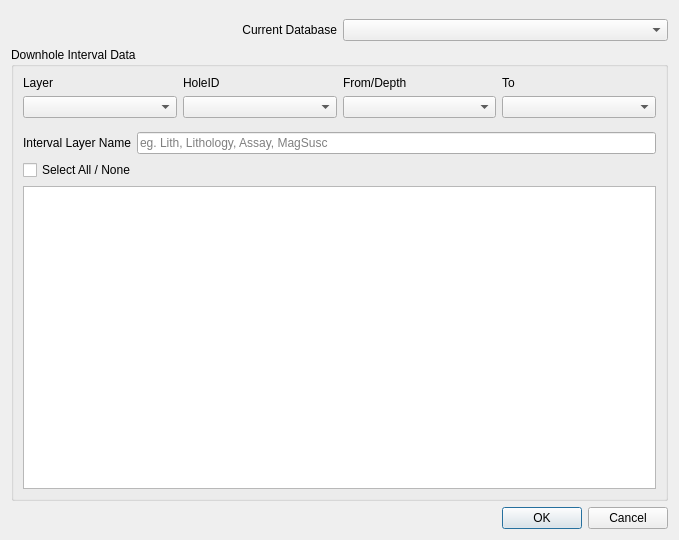
<?xml version="1.0" encoding="UTF-8"?>
<ui version="4.0">
 <class>downholeData_dialog</class>
 <widget class="QDialog" name="downholeData_dialog">
  <property name="geometry">
   <rect>
    <x>0</x>
    <y>0</y>
    <width>679</width>
    <height>540</height>
   </rect>
  </property>
  <property name="windowTitle">
   <string>Downhole Data</string>
  </property>
  <layout class="QVBoxLayout" name="verticalLayout">
   <item>
    <layout class="QHBoxLayout" name="horizontalLayout">
     <property name="topMargin">
      <number>8</number>
     </property>
     <item>
      <widget class="QLabel" name="label_2">
       <property name="text">
        <string>Current Database</string>
       </property>
       <property name="alignment">
        <set>Qt::AlignRight|Qt::AlignTrailing|Qt::AlignVCenter</set>
       </property>
      </widget>
     </item>
     <item>
      <widget class="QComboBox" name="cbCurrentDb"/>
     </item>
    </layout>
   </item>
   <item>
    <widget class="QGroupBox" name="groupDownhole">
     <property name="title">
      <string>Downhole Interval Data</string>
     </property>
     <layout class="QVBoxLayout" name="verticalLayout_3">
      <item>
       <layout class="QGridLayout" name="gridLayout">
        <property name="topMargin">
         <number>0</number>
        </property>
        <item row="0" column="2">
         <widget class="QLabel" name="label_5">
          <property name="text">
           <string>From/Depth</string>
          </property>
         </widget>
        </item>
        <item row="0" column="0">
         <widget class="QLabel" name="label_3">
          <property name="text">
           <string>Layer</string>
          </property>
         </widget>
        </item>
        <item row="0" column="1">
         <widget class="QLabel" name="label_4">
          <property name="text">
           <string>HoleID</string>
          </property>
         </widget>
        </item>
        <item row="0" column="3">
         <widget class="QLabel" name="label_6">
          <property name="text">
           <string>To</string>
          </property>
         </widget>
        </item>
        <item row="1" column="0">
         <widget class="QgsMapLayerComboBox" name="lbDataLayer">
          <property name="currentIndex">
           <number>-1</number>
          </property>
          <property name="allowEmptyLayer">
           <bool>true</bool>
          </property>
          <property name="showCrs">
           <bool>false</bool>
          </property>
         </widget>
        </item>
        <item row="1" column="1">
         <widget class="QgsFieldComboBox" name="fbDataId"/>
        </item>
        <item row="1" column="2">
         <widget class="QgsFieldComboBox" name="fbDataFrom"/>
        </item>
        <item row="1" column="3">
         <widget class="QgsFieldComboBox" name="fbDataTo">
          <property name="currentIndex">
           <number>-1</number>
          </property>
          <property name="allowEmptyFieldName">
           <bool>true</bool>
          </property>
         </widget>
        </item>
       </layout>
      </item>
      <item>
       <layout class="QHBoxLayout" name="horizontalLayout_2">
        <property name="topMargin">
         <number>8</number>
        </property>
        <item>
         <widget class="QLabel" name="label">
          <property name="text">
           <string>Interval Layer Name</string>
          </property>
         </widget>
        </item>
        <item>
         <widget class="QLineEdit" name="teSuffix">
          <property name="placeholderText">
           <string>eg. Lith, Lithology, Assay, MagSusc</string>
          </property>
         </widget>
        </item>
       </layout>
      </item>
      <item>
       <widget class="QCheckBox" name="checkSelectAll">
        <property name="text">
         <string>Select All / None</string>
        </property>
       </widget>
      </item>
      <item>
       <widget class="QListWidget" name="listFields"/>
      </item>
     </layout>
    </widget>
   </item>
   <item>
    <widget class="QDialogButtonBox" name="buttonBox">
     <property name="orientation">
      <enum>Qt::Horizontal</enum>
     </property>
     <property name="standardButtons">
      <set>QDialogButtonBox::Cancel|QDialogButtonBox::Ok</set>
     </property>
    </widget>
   </item>
  </layout>
 </widget>
 <customwidgets>
  <customwidget>
   <class>QgsFieldComboBox</class>
   <extends>QComboBox</extends>
   <header>qgsfieldcombobox.h</header>
  </customwidget>
  <customwidget>
   <class>QgsMapLayerComboBox</class>
   <extends>QComboBox</extends>
   <header>qgsmaplayercombobox.h</header>
  </customwidget>
 </customwidgets>
 <resources/>
 <connections>
  <connection>
   <sender>buttonBox</sender>
   <signal>accepted()</signal>
   <receiver>downholeData_dialog</receiver>
   <slot>accept()</slot>
   <hints>
    <hint type="sourcelabel">
     <x>248</x>
     <y>254</y>
    </hint>
    <hint type="destinationlabel">
     <x>157</x>
     <y>274</y>
    </hint>
   </hints>
  </connection>
  <connection>
   <sender>buttonBox</sender>
   <signal>rejected()</signal>
   <receiver>downholeData_dialog</receiver>
   <slot>reject()</slot>
   <hints>
    <hint type="sourcelabel">
     <x>316</x>
     <y>260</y>
    </hint>
    <hint type="destinationlabel">
     <x>286</x>
     <y>274</y>
    </hint>
   </hints>
  </connection>
 </connections>
</ui>
